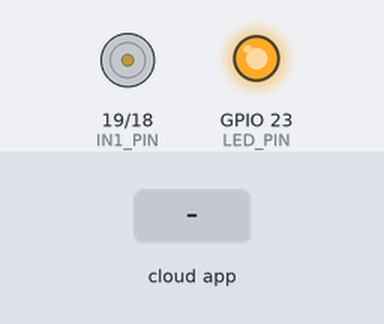
The sketch below on a simulated ESP32. Shown: motor-driver pin pairs drawn as motors (green arrow = first pin HIGH = forward, orange = second pin HIGH = backward, longer = more drive, scaled by the enable pin), output pins drawn as LEDs (lit = HIGH). Inputs (shaded band) come from the test bench. The ROS host is connected and sends only what is stated.

Above: at 3.2 s.
3.3 s: the phone or cloud app sets cmd_pwm to -100
At 3.45 s:
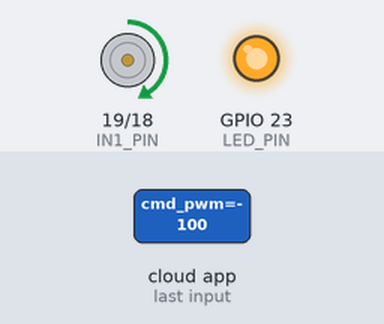
At 5.9 s:
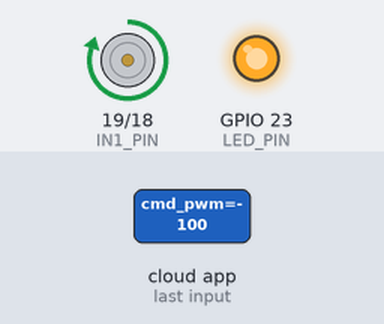
6.3 s: the phone or cloud app sets cmd_pwm to 0
9.3 s: the phone or cloud app sets cmd_pwm to 100
At 11.5 s:
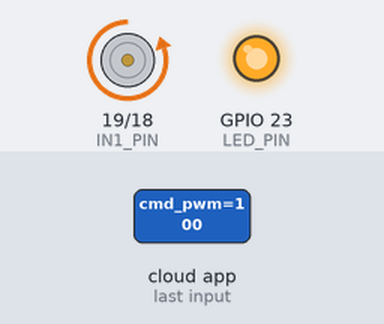
Timing chart, 0 to 13.0 s (numbered marks = the images above; inputs shaded):
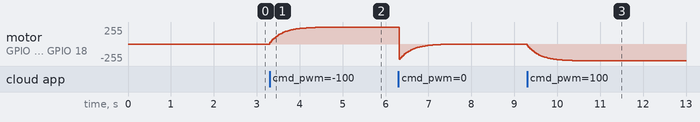

The sketch:

Challenge3_motor_subscriber_publisher.ino
```cpp
// Include Libraries to be used
#include <micro_ros_arduino.h>    //micro-ros-arduino library
#include <rcl/rcl.h>              //Core ROS 2 Client Library (RCL) for node management.
#include <rcl/error_handling.h>   //Error handling utilities for Micro-ROS.
#include <rclc/rclc.h>            //Micro-ROS Client library for embedded devices.
#include <rclc/executor.h>        //Micro-ROS Executor to manage callbacks
#include <std_msgs/msg/float32.h>   //Predefined ROS 2 message type
#include <stdio.h>                //Standard I/O library for debugging.

//Declare nodes to be used
rcl_node_t node;            //Represents a ROS 2 Node running on the microcontroller.

//Instantiate executor and its support classes
rclc_executor_t executor;   //Manages task execution (timers, callbacks, etc.).
rclc_support_t support;     //Data structure that holds the execution context of Micro-ROS, including its communication state, memory management, and initialization data.
rcl_allocator_t allocator;  //Manages memory allocation.

//Declare Subscribers to be used
rcl_subscription_t subscriber;

//Declare Publishers to be used
rcl_publisher_t publisher;  //Declares a ROS 2 publisher for sending messages.

//Declare timers to be used
rcl_timer_t timer;          //Creates a timer to execute functions at intervals.

//Declare Messages to be used
std_msgs__msg__Float32 msg;  //Defines a message of type float32.

std_msgs__msg__Float32 msg_p;

//Define Macros to be used
//Executes fn and goes to error_loop() function if fn fails.
#define RCCHECK(fn) { rcl_ret_t temp_rc = fn; if((temp_rc != RCL_RET_OK)){error_loop();}}
// Executes fn, but ignores failures.
#define RCSOFTCHECK(fn) { rcl_ret_t temp_rc = fn; if((temp_rc != RCL_RET_OK)){}}

//Cosas que necesita el PWM
#define LED_PIN 23 //Define LED_PIN
#define PWM_PIN 22 //DEFINE PWM_PIN, donde sale PWM
#define IN1_PIN 19
#define IN2_PIN 18
#define PWM_FRQ 980//Define PWM Frequency
#define PWM_RES 8  //Define PWM Resolution
#define PWM_CHNL 0    //Define Channel, canal interno de ESP32
#define MSG_MIN_VAL 0 //Define min input value
#define MSG_MAX_VAL 1 //Define max input value
//Variables to be used
float pwm_set_point = 0.0;//Por definir*, depende de nuestro hardware
float target_pwm = 0.0;
float current_pwm = 0.0;
float duty = 0.0;


//Define Error Functions
void error_loop(){
  while(1){
    digitalWrite(LED_PIN, !digitalRead(LED_PIN)); // Toggle LED state
    delay(100); // Wait 100 milliseconds
  }
}

void timer_callback(rcl_timer_t * timer, int64_t last_call_time)
{
  RCLC_UNUSED(last_call_time);  //Prevents compiler warnings about an unused parameter.
  if (timer != NULL) {          //Ensures the timer event is valid before executing actions.
    RCSOFTCHECK(rcl_publish(&publisher, &msg_p, NULL)); //Publishes msg to the ROS 2 topic.
            //Increments the integer message value after each publication.
  }
}

//Define callbacks
void subscription_callback(const void * msgin) //si llego algo llega msgin
{
  //Get the message received and store it on the message msg
  const std_msgs__msg__Float32 * msg = (const std_msgs__msg__Float32 *)msgin;
  if(msg->data < 0.0){
    digitalWrite(IN1_PIN, HIGH);
    digitalWrite(IN2_PIN, LOW);

    duty = msg->data * -1.0;

  }else{
    digitalWrite(IN1_PIN, LOW);
    digitalWrite(IN2_PIN, HIGH);
    duty = msg->data ;
  }
  //pwm_set_point = constrain(duty, MSG_MIN_VAL, MSG_MAX_VAL);   //constrain, verifica que el mensaje este en esos valores
  //ledcWrite(PWM_CHNL, (uint32_t) ((pow(2, PWM_RES)-1) * (pwm_set_point  / 1.0))); //si cumple, volvemos ese 1 en mensaje pwm
  target_pwm = constrain(duty, MSG_MIN_VAL, MSG_MAX_VAL);
}


//Setup
void setup() {
  set_microros_transports(); // Initializes communication between ESP32 and the ROS 2 agent (Serial), por wifi cambia
  //Setup Microcontroller Pins
  pinMode(LED_PIN, OUTPUT);
  pinMode(PWM_PIN, OUTPUT); //Pin 22 led controlado
  pinMode(IN1_PIN, OUTPUT);
  pinMode(IN2_PIN, OUTPUT);
  digitalWrite(LED_PIN, HIGH);

  ledcSetup(PWM_CHNL, PWM_FRQ, PWM_RES);  //Setup the PWM, definimos, canal, frecuencia, resolución
  ledcAttachPin(PWM_PIN, PWM_CHNL);       //Setup Attach the Pin to the Channel
  ledcWrite(PWM_CHNL, 0);
  //Connection delay
  delay(2000);
  //Initializes memory allocation for Micro-ROS operations.
  allocator = rcl_get_default_allocator();

  //Creates a ROS 2 support structure to manage the execution context.
  RCCHECK(rclc_support_init(&support, 0, NULL, &allocator));

  // create node
  RCCHECK(rclc_node_init_default(&node, "micro_ros_sub_node", "", &support));

  // create subscriber
  RCCHECK(rclc_subscription_init_default(
    &subscriber,                //definimos subscriber
    &node,
    ROSIDL_GET_MSG_TYPE_SUPPORT(std_msgs, msg, Float32),
    "/cmd_pwm"));    //tópico al que nos vamos a suscribir

    // create publisher
  RCCHECK(rclc_publisher_init_default(
    &publisher,
    &node,
    ROSIDL_GET_MSG_TYPE_SUPPORT(std_msgs, msg, Float32),
    "/senal_motor"));

  // create timer,
  const unsigned int timer_timeout = 20;
  RCCHECK(rclc_timer_init_default(
    &timer,
    &support,
    RCL_MS_TO_NS(timer_timeout),
    timer_callback));

  msg_p.data = 0.0;
  RCCHECK(rcl_publish(&publisher, &msg_p, NULL));

  // create executor
  RCCHECK(rclc_executor_init(&executor, &support.context, 2, &allocator));
  // Register suscription with executor
  RCCHECK(rclc_executor_add_subscription(&executor, &subscriber, &msg, &subscription_callback, ON_NEW_DATA));
  // Register timer with executor
  RCCHECK(rclc_executor_add_timer(&executor, &timer));
}

void loop() {
  //Executor Spin, monitorea subscriber, que llegue algo
  RCCHECK(rclc_executor_spin_some(&executor, RCL_MS_TO_NS(100)));  //Executor Spin

  /* Hace que el cambio se haga poco a poco*/

  float diff = target_pwm - current_pwm;

  if (abs(diff) > 0.001) {

    float step = diff / 10.0;   // divide el salto en 10 pasos
    current_pwm += step;

    // Evitar overshoot
    if ((diff > 0 && current_pwm > target_pwm) ||
        (diff < 0 && current_pwm < target_pwm)) {
      current_pwm = target_pwm;
    }

    uint32_t duty = (uint32_t)((pow(2, PWM_RES) - 1) * current_pwm);
    msg_p.data = float(duty);
    RCSOFTCHECK(rcl_publish(&publisher, &msg_p, NULL));
    ledcWrite(PWM_CHNL, duty);
  }

  delay(20);
}
```

Measured:
- after the input at 3.3 s, motor on GPIO 19 (IN1_PIN) / GPIO 18 (IN2_PIN): moves from stopped to forward 253/255 over 1.6 s, starting at once
- after the input at 9.3 s, motor on GPIO 19 (IN1_PIN) / GPIO 18 (IN2_PIN): moves from stopped to backward 253/255 over 1.6 s, starting at once
